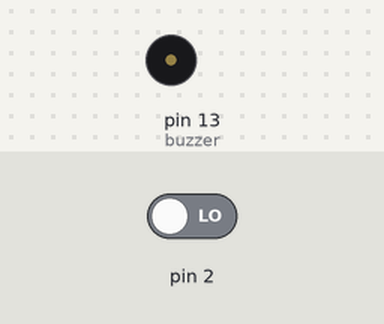
This sketch was run on a simulated Arduino Uno, built with avr-gcc and run on an emulated ATmega328P. On the bench: buzzer (waves = sounding, pin HIGH). The inputs (shaded band) are chosen by the test bench; at power-on: pin 2 LOW.

Above: at 1.2 s.
1.3 s: pin 2 driven HIGH
At 2.7 s:
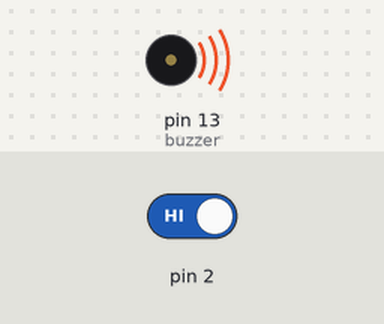
Timing chart, 0 to 4.3 s (numbered marks = the images above; inputs shaded):
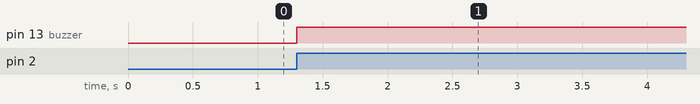

The sketch:

Program6.3.ino
```cpp
int buzzer = 13;
void setup()
{
  pinMode(buzzer, OUTPUT);
  digitalWrite(buzzer, LOW);
  attachInterrupt(0, alarmON, RISING);
}

void loop()
{

}

void alarmON()
{
  digitalWrite(buzzer, HIGH);
}
```

Measured:
- after the input at 1.3 s, pin 13 (buzzer): LOW → HIGH at once
